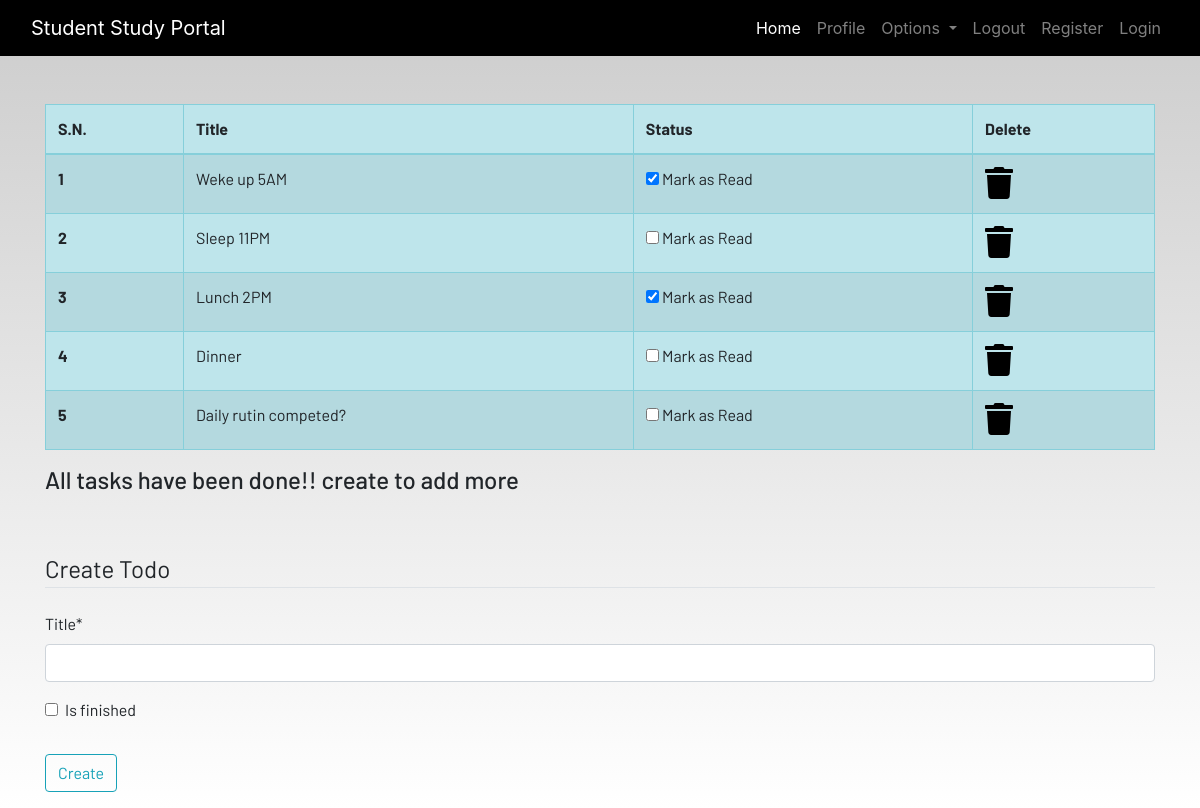
The page /todo/ (signed in) on the database its author committed.
### dashboard/models.py (models this page shows, shortened)
class Todo(models.Model):
    user = models.ForeignKey(User, on_delete=models.CASCADE)
    title = models.CharField(max_length=50)
    is_finished = models.BooleanField(default=False)

### dashboard/views.py (the view)
# urls.py: path('todo/', views.TodoApp, name='todo'),
def TodoApp(request):
    if request.method == 'POST':
        form = TodoForm(request.POST)
        if form.is_valid():
            try:
                finished = request.POST['is_finished']
                if finished == 'on':
                    finished = True
                else:
                    finished = False
            except:
                finished = False
            todos = Todo(
                user = request.user,
                title = request.POST['title'],
                is_finished = finished
            )
            todos.save()
            messages.success(request, f"Title Added Successfully by {request.user.username}!")
            return redirect('todo')
    else:
        form = TodoForm()
    todo = Todo.objects.filter(user=request.user)
    if len(todo) == 0:
        todos_done = True
    else:
        todos_done = False
    context = {
        'form': form,
        'todo': todo,
        'todos_done': todos_done,
    }
    return render(request, 'dashboard/todo.html', context)

### dashboard/forms.py
class TodoForm(forms.ModelForm):
    class Meta:
        model = Todo
        fields = ['title', 'is_finished']

### templates/dashboard/todo.html (shortened to what this page needs)
{% extends 'dashboard/base.html' %}
{% load static %}
{% load crispy_forms_tags %}
{% block content %}
<div class="container">
    <table class="table table-striped table-bordered table-hover table-info">
        <thead>
            <tr>
                <th scope="col">S.N.</th>
                <th scope="col">Title</th>
                <th scope="col">Status</th>
                <th scope="col">Delete</th>
            </tr>
        </thead>
        <tbody>
            {% for t in todo %}
            <tr>
                <th>{{ forloop.counter }}</th>
                <td>{{t.title}}</td>
                <td>
                    <form action="{% url 'update_todo' t.pk %}" method="POST">
                        <input type="checkbox" onchange="this.form.submit()"
                            {% if t.is_finished %} checked {% endif %}>
                            Mark as Read
                    </form>
                </td>
                <td><a href="{% url 'delete_todo' t.pk %}"><i class="fa fa-trash fa-2x"></i></a></td>
            </tr>
            {% endfor %}
        </tbody>
    </table>
    <h4>All tasks have been done!! create to add more</h4>
</div><br><br>
<div class="container">
    <form method="POST">
        <fieldset class="form-group">
            <legend class="border-bottom mb-4">Create Todo</legend>
            {{ form | crispy }}
        </fieldset>
        <div class="form-group">
            <button href="" class="btn btn-outline-info" type="submit">
                Create
            </button>
        </div>
    </form>
</div>
{% endblock content %}

### static/css/main.css (style rules this page uses)
html { scroll-behavior: smooth; height: 100%; width: 100%; }
a { text-decoration: none !important; color: black; }
html, body { max-width: 100%; overflow-x: hidden; height: 100%; width: 100%; }
body { background: linear-gradient(rgba(0, 0, 0, 0.2), rgba(255, 255, 255, 0.5)); overflow-x: hidden; background-repeat: no-repeat; }
.fa { color: black; }

### rows shown on the page
Todo: title "Weke up 5AM", is_finished "☑"
Todo: title "Sleep 11PM"
Todo: title "Lunch 2PM", is_finished "☑"
Todo: title "Dinner"
Todo: title "Daily rutin competed?"
